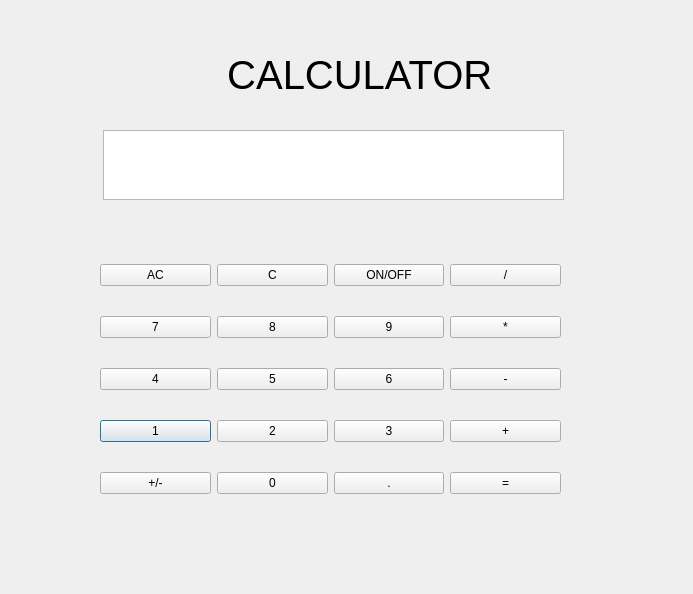
<?xml version="1.0" encoding="UTF-8"?>
<ui version="4.0">
 <class>Dialog</class>
 <widget class="QDialog" name="Dialog">
  <property name="geometry">
   <rect>
    <x>0</x>
    <y>0</y>
    <width>693</width>
    <height>594</height>
   </rect>
  </property>
  <property name="windowTitle">
   <string>Dialog</string>
  </property>
  <property name="layoutDirection">
   <enum>Qt::LeftToRight</enum>
  </property>
  <widget class="QWidget" name="gridLayoutWidget">
   <property name="geometry">
    <rect>
     <x>100</x>
     <y>240</y>
     <width>461</width>
     <height>281</height>
    </rect>
   </property>
   <layout class="QGridLayout" name="gridLayout">
    <item row="4" column="0">
     <widget class="QPushButton" name="btn_1">
      <property name="text">
       <string>1</string>
      </property>
     </widget>
    </item>
    <item row="4" column="1">
     <widget class="QPushButton" name="btn_2">
      <property name="text">
       <string>2</string>
      </property>
     </widget>
    </item>
    <item row="3" column="1">
     <widget class="QPushButton" name="btn_5">
      <property name="text">
       <string>5</string>
      </property>
     </widget>
    </item>
    <item row="4" column="2">
     <widget class="QPushButton" name="btn_3">
      <property name="text">
       <string>3</string>
      </property>
     </widget>
    </item>
    <item row="5" column="0">
     <widget class="QPushButton" name="btn_sign">
      <property name="text">
       <string>+/-</string>
      </property>
     </widget>
    </item>
    <item row="0" column="0">
     <widget class="QPushButton" name="btn_allc">
      <property name="text">
       <string>AC</string>
      </property>
     </widget>
    </item>
    <item row="5" column="2">
     <widget class="QPushButton" name="btn_dot">
      <property name="text">
       <string>.</string>
      </property>
     </widget>
    </item>
    <item row="1" column="0">
     <widget class="QPushButton" name="btn_7">
      <property name="text">
       <string>7</string>
      </property>
     </widget>
    </item>
    <item row="1" column="2">
     <widget class="QPushButton" name="btn_9">
      <property name="text">
       <string>9</string>
      </property>
     </widget>
    </item>
    <item row="1" column="1">
     <widget class="QPushButton" name="btn_8">
      <property name="text">
       <string>8</string>
      </property>
     </widget>
    </item>
    <item row="5" column="1">
     <widget class="QPushButton" name="btn_0">
      <property name="text">
       <string>0</string>
      </property>
     </widget>
    </item>
    <item row="3" column="2">
     <widget class="QPushButton" name="btn_6">
      <property name="text">
       <string>6</string>
      </property>
     </widget>
    </item>
    <item row="3" column="0">
     <widget class="QPushButton" name="btn_4">
      <property name="text">
       <string>4</string>
      </property>
     </widget>
    </item>
    <item row="1" column="3">
     <widget class="QPushButton" name="btn_mul">
      <property name="text">
       <string>*</string>
      </property>
     </widget>
    </item>
    <item row="3" column="3">
     <widget class="QPushButton" name="btn_sub">
      <property name="text">
       <string>-</string>
      </property>
     </widget>
    </item>
    <item row="4" column="3">
     <widget class="QPushButton" name="btn_add">
      <property name="text">
       <string>+</string>
      </property>
     </widget>
    </item>
    <item row="5" column="3">
     <widget class="QPushButton" name="btn_equal">
      <property name="text">
       <string>=</string>
      </property>
     </widget>
    </item>
    <item row="0" column="3">
     <widget class="QPushButton" name="btn_div">
      <property name="text">
       <string>/</string>
      </property>
     </widget>
    </item>
    <item row="0" column="1">
     <widget class="QPushButton" name="btn_clear">
      <property name="text">
       <string>C</string>
      </property>
     </widget>
    </item>
    <item row="0" column="2">
     <widget class="QPushButton" name="onOff_btn">
      <property name="text">
       <string>ON/OFF</string>
      </property>
     </widget>
    </item>
   </layout>
  </widget>
  <widget class="QTextEdit" name="resultOut">
   <property name="geometry">
    <rect>
     <x>103</x>
     <y>130</y>
     <width>461</width>
     <height>70</height>
    </rect>
   </property>
   <property name="font">
    <font>
     <pointsize>15</pointsize>
    </font>
   </property>
   <property name="layoutDirection">
    <enum>Qt::RightToLeft</enum>
   </property>
   <property name="readOnly">
    <bool>true</bool>
   </property>
  </widget>
  <widget class="QLabel" name="label">
   <property name="geometry">
    <rect>
     <x>105</x>
     <y>49</y>
     <width>451</width>
     <height>51</height>
    </rect>
   </property>
   <property name="font">
    <font>
     <pointsize>30</pointsize>
     <italic>false</italic>
     <underline>false</underline>
     <stylestrategy>PreferDefault</stylestrategy>
     <kerning>true</kerning>
    </font>
   </property>
   <property name="contextMenuPolicy">
    <enum>Qt::ActionsContextMenu</enum>
   </property>
   <property name="layoutDirection">
    <enum>Qt::LeftToRight</enum>
   </property>
   <property name="text">
    <string>           CALCULATOR</string>
   </property>
  </widget>
 </widget>
 <resources/>
 <connections/>
</ui>
